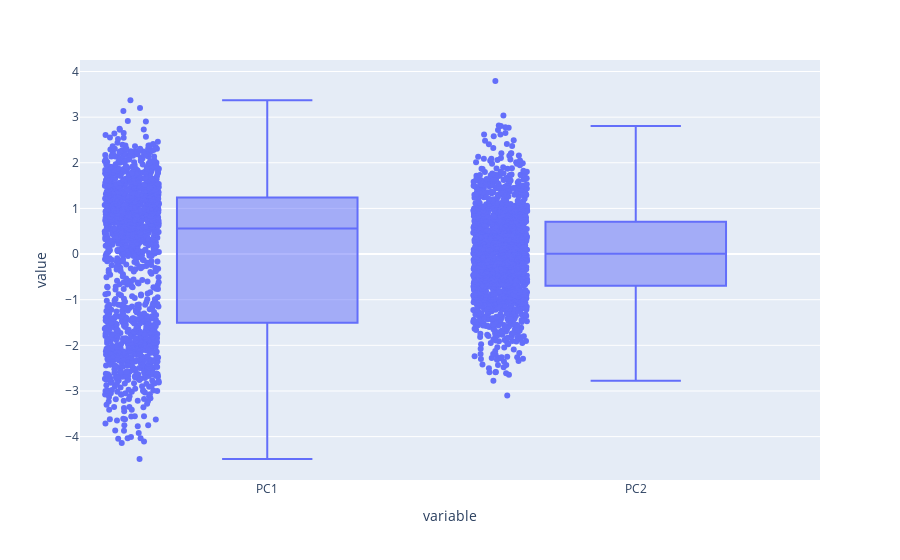

Notebook source saved alongside this figure:
### Markdown cell above
PC1: 43.24% :

La première composante principale (PC1) explique 43.24% de la variance totale des données. Cela signifie que près de la moitié de la variabilité des données peut être capturée par cette seule composante.

PC2: 16.99% :

La deuxième composante principale (PC2) explique 16.99% de la variance totale des données. Cette composante capture une part significative de la variabilité restante après PC1.

### Code cell
# Créer une figure avec des boxplots pour chaque composante principale
fig = px.box(df_pca, y=['PC1', 'PC2'], points="all")

# Afficher la figure
fig.show()

### Figure 1 — Plotly figure (JSON) as saved in the notebook; plotly's stock layout.template omitted (floating-point values rounded to 4 significant figures; data arrays with more than 128 entries replaced by an {"elided": "..."} marker saying what was removed)
{"data": [{"alignmentgroup": "True", "boxpoints": "all", "hovertemplate": "variable=%{x}<br>value=%{y}<extra></extra>", "legendgroup": "", "marker": {"color": "#636efa"}, "name": "", "notched": false, "offsetgroup": "", "orientation": "v", "showlegend": false, "type": "box", "x": {"elided": "3000 str values"}, "x0": " ", "xaxis": "x", "y": {"elided": "3000 float values"}, "y0": " ", "yaxis": "y"}], "layout": {"boxmode": "group", "legend": {"tracegroupgap": 0}, "margin": {"t": 60}, "xaxis": {"anchor": "y", "domain": [0, 1], "title": {"text": "variable"}}, "yaxis": {"anchor": "x", "domain": [0, 1], "title": {"text": "value"}}}}
